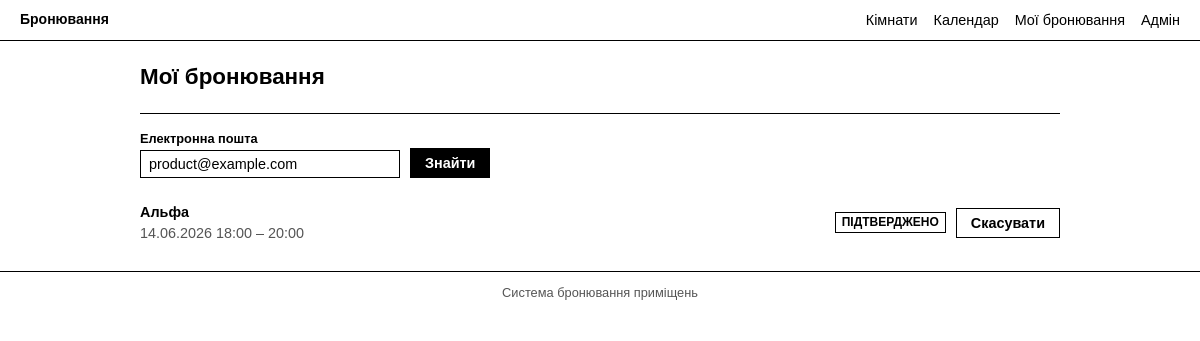
The page /my-bookings/?email=product@example.com on the database its author committed.
### bookings/models.py (models this page shows, shortened)
class Booking(models.Model):
    class Status(models.TextChoices):
        PENDING = 'pending', 'Очікує підтвердження'
        CONFIRMED = 'confirmed', 'Підтверджено'
        CANCELLED = 'cancelled', 'Скасовано'
    user_name = models.CharField("Ім'я", max_length=120)
    email = models.EmailField('Електронна пошта')
    room = models.ForeignKey(
        Room,
        on_delete=models.CASCADE,
        related_name='bookings',
        verbose_name='Кімната',
    )
    start_time = models.DateTimeField('Початок')
    end_time = models.DateTimeField('Завершення')
    status = models.CharField(
        'Статус', max_length=20, choices=Status.choices, default=Status.PENDING
    )
    created_at = models.DateTimeField('Створено', auto_now_add=True)
    class Meta:
        verbose_name = 'Бронювання'
        verbose_name_plural = 'Бронювання'
        ordering = ['-created_at']
    @property
    def is_past(self):
        return self.end_time < timezone.now()

class Room(models.Model):
    name = models.CharField('Назва', max_length=120)
    room_type = models.ForeignKey(
        RoomType,
        on_delete=models.SET_NULL,
        null=True,
        blank=True,
        related_name='rooms',
        verbose_name='Тип',
    )
    description = models.TextField('Опис', blank=True)
    capacity = models.PositiveIntegerField('Вмістимість, осіб')
    price_per_hour = models.DecimalField('Ціна за годину', max_digits=10, decimal_places=2)
    is_active = models.BooleanField('Доступна для бронювання', default=True)
    class Meta:
        verbose_name = 'Кімната / місце'
        verbose_name_plural = 'Кімнати / місця'
        ordering = ['name']

### bookings/views.py (the view)
# urls.py: path('my-bookings/', views.my_bookings, name='my_bookings'),
def my_bookings(request):
    email = request.GET.get('email', '').strip()
    bookings = None
    if email:
        bookings = Booking.objects.filter(email__iexact=email).select_related('room')
    return render(request, 'bookings/my_bookings.html', {
        'email': email,
        'bookings': bookings,
    })

### bookings/templates/bookings/my_bookings.html (shortened to what this page needs)
{% extends 'bookings/base.html' %}
{% block content %}
<div class="page-title"><h1>Мої бронювання</h1></div>
<form class="filters" method="get">
  <div class="field">
    <label for="email">Електронна пошта</label>
    <input type="email" name="email" id="email" value="{{ email }}" placeholder="you@example.com" required style="width:260px;">
  </div>
  <button class="btn" type="submit">Знайти</button>
</form>
{% if email %}
  {% if bookings %}
  <ul class="list-clean">
    {% for b in bookings %}
    <li class="booking-row">
      <div>
        <strong>{{ b.room.name }}</strong><br>
        <span class="muted">{{ b.start_time|date:"d.m.Y H:i" }} – {{ b.end_time|date:"H:i" }}</span>
      </div>
      <div style="display:flex; align-items:center; gap:10px;">
        <span class="pill {{ b.status }}">{{ b.get_status_display }}</span>
        {% if b.status != 'cancelled' and not b.is_past %}
        <form method="post" action="{% url 'bookings:cancel_booking' b.pk %}" onsubmit="return confirm('Скасувати?');">
          <button class="btn secondary" type="submit">Скасувати</button>
        </form>
        {% endif %}
      </div>
    </li>
    {% endfor %}
  </ul>
  {% else %}
  <p>За адресою {{ email }} бронювань не знайдено.</p>
  {% endif %}
{% endif %}
{% endblock %}

### bookings/static/bookings/styles.css (style rules this page uses)
* { box-sizing: border-box; margin: 0; padding: 0; }
body { font-family: Helvetica, Arial, sans-serif; font-size: 14px; color: #000; background: #fff; line-height: 1.4; }
h1 { font-size: 1.4rem; font-weight: bold; margin-bottom: 12px; }
.page-title { margin-bottom: 16px; border-bottom: 1px solid #000; padding-bottom: 8px; }
.filters { display: flex; gap: 10px; flex-wrap: wrap; align-items: flex-end; margin-bottom: 16px; }
.filters .field { display: flex; flex-direction: column; gap: 3px; }
.filters label { font-size: .8rem; font-weight: bold; }
input, select, textarea { font-family: inherit; font-size: .9rem; border: 1px solid #000; padding: 5px 8px; background: #fff; color: #000; }
.btn { font-family: inherit; font-size: .9rem; font-weight: bold; border: 1px solid #000; padding: 6px 14px; cursor: pointer; background: #000; color: #fff; text-decoration: none; display: inline-block; }
.btn.secondary { background: #fff; color: #000; }
.pill { font-size: .75rem; font-weight: bold; border: 1px solid #000; padding: 1px 6px; text-transform: uppercase; }
.list-clean { list-style: none; }
.booking-row { display: flex; align-items: center; justify-content: space-between; gap: 10px; padding: 8px 0; border-bottom: 1px solid #ccc; font-size: .9rem; }
.booking-row:last-child { border-bottom: none; }
.muted { color: #555; }

### rows shown on the page
Booking: room.name "Альфа", start_time "14.06.2026 18:00", end_time "20:00", status "ПІДТВЕРДЖЕНО"
